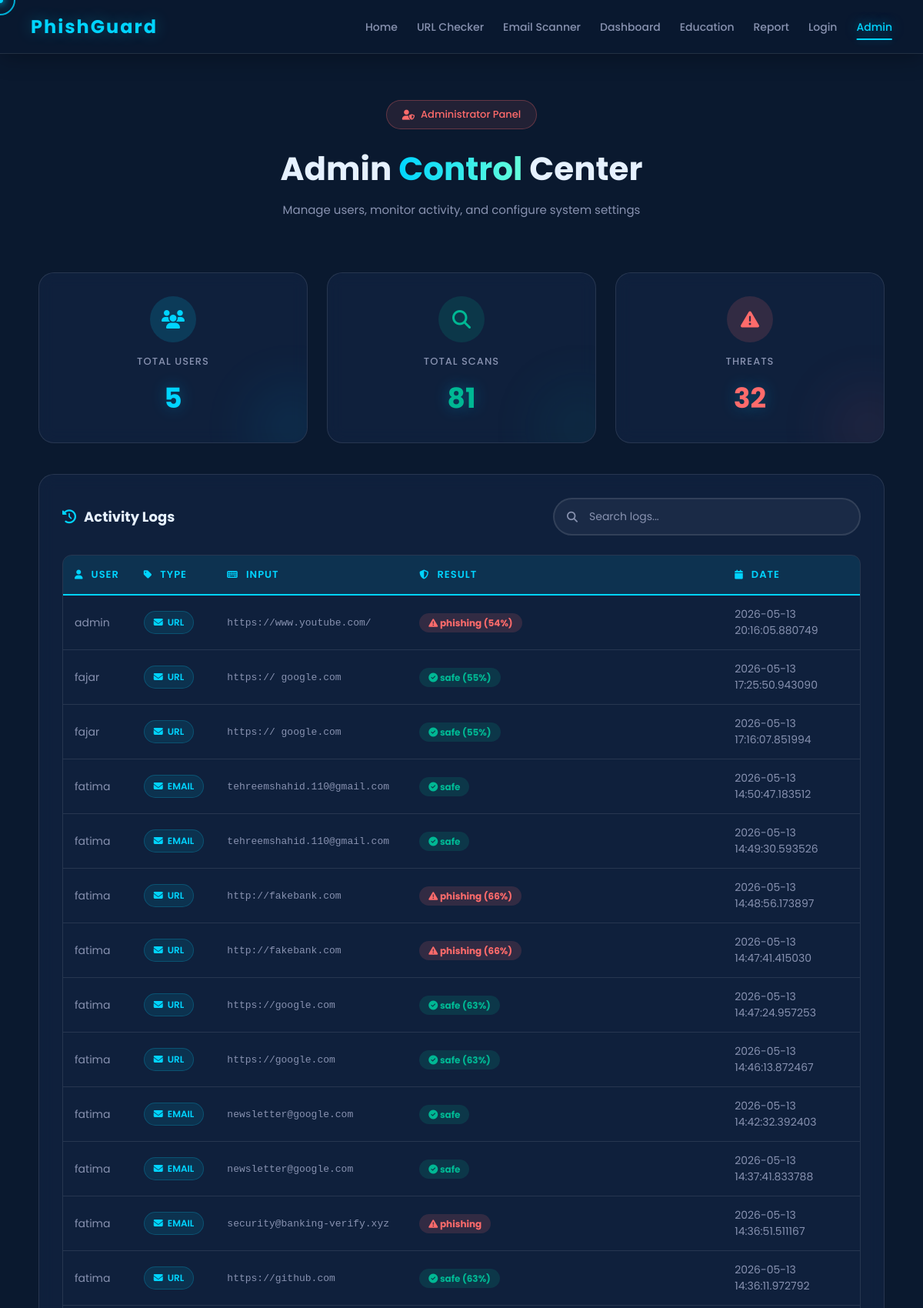
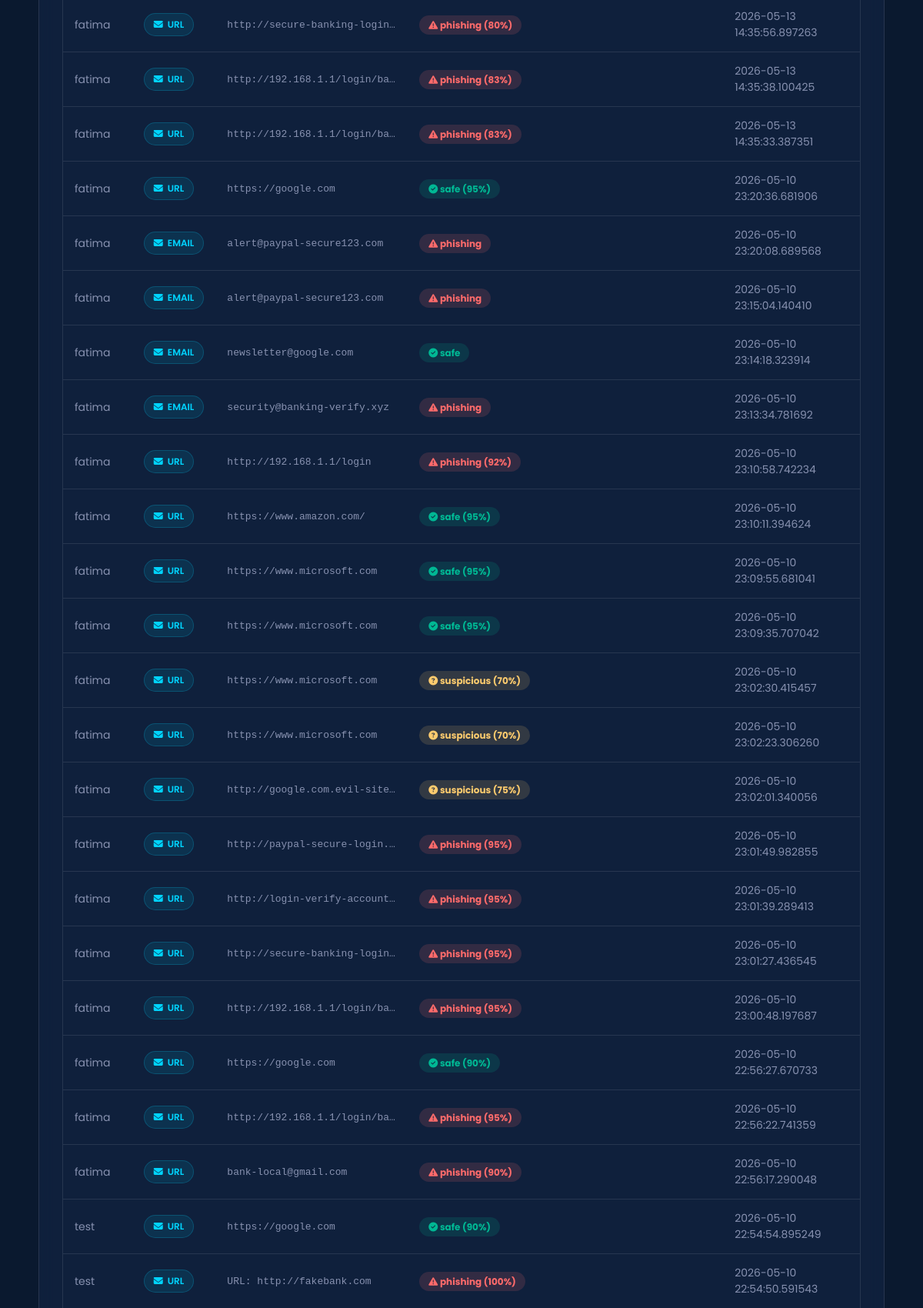
The page /admin (signed in, upper part) on the database its author committed (2 pictures, top to bottom).
### tables this page shows
CREATE TABLE logs (
    id INTEGER PRIMARY KEY AUTOINCREMENT,
    user TEXT,
    type TEXT,
    input TEXT,
    result TEXT,
    date TEXT
);

### app.py (the view)
@app.route('/admin')
def admin():
    if session.get('role') != 'admin':
        return redirect('/login')
    conn = sqlite3.connect('phishing.db')
    cursor = conn.cursor()
    cursor.execute("SELECT COUNT(*) FROM users")
    total_users = cursor.fetchone()[0]
    cursor.execute("SELECT * FROM logs ORDER BY id DESC")
    logs = cursor.fetchall()
    cursor.execute(
        "SELECT COUNT(*) FROM logs WHERE result LIKE '%phishing%'"
    )
    threats = cursor.fetchone()[0]
    conn.close()
    return render_template(
        'admin.html',
        users=total_users,
        scans=len(logs),
        threats=threats,
        logs=logs
    )

### templates/admin.html (shortened to what this page needs)
<!DOCTYPE html>
<html lang="en">
<head>
    <link rel="stylesheet" href="{{ url_for('static', filename='css/admin.css') }}">
    <link rel="stylesheet" href="{{ url_for('static', filename='css/navbar.css') }}">
    <link rel="stylesheet" href="https://cdnjs.cloudflare.com/ajax/libs/font-awesome/6.5.0/css/all.min.css">
    <link href="https://unpkg.com/aos@2.3.1/dist/aos.css" rel="stylesheet">
</head>
<body>
    <div id="particles-js"></div>
    {% include 'navbar.html' %}
    <div class="admin-header" data-aos="fade-down">
        <div class="header-badge">
            <i class="fas fa-user-shield"></i> Administrator Panel
        </div>
        <h1>Admin <span class="gradient-text">Control</span> Center</h1>
        <p>Manage users, monitor activity, and configure system settings</p>
    </div>
    <div class="stats" data-aos="fade-up">
        <div class="card users">
            <div class="card-icon">
                <i class="fas fa-users"></i>
            </div>
            <h3>Total Users</h3>
            <p data-count="{{ users }}">{{ users }}</p>
            <div class="card-glow"></div>
        </div>
        <div class="card scans">
            <div class="card-icon">
                <i class="fas fa-search"></i>
            </div>
            <h3>Total Scans</h3>
            <p data-count="{{ scans }}">{{ scans }}</p>
            <div class="card-glow"></div>
        </div>
        <div class="card threats">
            <div class="card-icon">
                <i class="fas fa-exclamation-triangle"></i>
            </div>
            <h3>Threats</h3>
            <p data-count="{{ threats }}">{{ threats }}</p>
            <div class="card-glow"></div>
        </div>
    </div>
    <div class="table-section" data-aos="fade-up">
        <div class="table-card">
            <div class="table-header">
                <h3><i class="fas fa-history"></i> Activity Logs</h3>
                <div class="search">
                    <i class="fas fa-search search-icon"></i>
                    <input type="text" onkeyup="searchTable()" id="search" placeholder="Search logs...">
                </div>
            </div>
            <div class="table-wrapper">
                <table id="logTable">
                    <thead>
                        <tr>
                            <th><i class="fas fa-user"></i> User</th>
                            <th><i class="fas fa-tag"></i> Type</th>
                            <th><i class="fas fa-keyboard"></i> Input</th>
                            <th><i class="fas fa-shield-alt"></i> Result</th>
                            <th><i class="fas fa-calendar"></i> Date</th>
                        </tr>
                    </thead>
                    <tbody>
                        {% for log in logs %}
                        <tr>
                            <td>{{ log[1] }}</td>
                            <td>
                                <span class="type-badge">
                                    {% if log[2] == 'url' %}
                                        <i class="fas fa-link"></i>
                                    {% else %}
                                        <i class="fas fa-envelope"></i>
                                    {% endif %}
                                    {{ log[2] }}
                                </span>
                            </td>
                            <td class="input-cell">{{ log[3] }}</td>
                            <td>{{ log[4] }}</td>
                            <td>{{ log[5] }}</td>
                        </tr>
                        {% endfor %}
                    </tbody>
                </table>
            </div>
        </div>
    </div>
</body>
</html>

### templates/navbar.html
<link rel="stylesheet" href="{{ url_for('static', filename='css/navbar.css') }}">
<nav class="navbar">
    <h2 class="logo">PhishGuard</h2>
    <ul class="nav-links">
        <li><a href="/">Home</a></li>
        <li><a href="/url_checker">URL Checker</a></li>
        <li><a href="/email-scanner">Email Scanner</a></li>
        <li><a href="/dashboard">Dashboard</a></li>
        <li><a href="/education">Education</a></li>
        <li><a href="/report">Report</a></li>
        <li><a href="/login">Login</a></li>
        <li><a href="/admin">Admin</a></li>
    </ul>
</nav>
<div class="nav-spacer"></div>

### static/css/navbar.css (style rules this page uses)
.navbar { display: flex; justify-content: space-between; align-items: center; padding: 0 40px; background: rgba(10, 25, 47, 0.98); backdrop-filter: blur(20px); border-bottom: 1px solid rgba(255, 255, 255, 0.1); position: fixed; top: 0; left: 0; width: 100vw; height: 70px; z-index: 99999; box-shadow: 0 4px 30px rgba(0, 0, 0, 0.3); box-sizing: border-box; overflow: hidden; }
.navbar .logo { font-family: 'Poppins', sans-serif; font-size: 24px; font-weight: 700; color: #00d4ff; letter-spacing: 2px; text-shadow: 0 0 20px rgba(0, 212, 255, 0.3); margin: 0; padding: 0; white-space: nowrap; flex-shrink: 0; text-align: left; background: none; -webkit-text-fill-color: #00d4ff; }
.navbar .nav-links { list-style: none !important; display: flex !important; align-items: center; gap: 25px; margin: 0 !important; padding: 0 !important; max-width: none !important; background: none !important; flex-shrink: 0; white-space: nowrap; }
.navbar .nav-links li { padding: 0 !important; margin: 0 !important; background: none !important; border: none !important; border-left: none !important; border-radius: 0 !important; list-style: none !important; }
.navbar .nav-links li a { font-family: 'Poppins', sans-serif; color: #8892b0; text-decoration: none; font-weight: 500; font-size: 14px; transition: all 0.3s ease; position: relative; padding: 5px 0; white-space: nowrap; }
.navbar .nav-links li a::after { content: ''; position: absolute; width: 0; height: 2px; bottom: -2px; left: 50%; transform: translateX(-50%); background: #00d4ff; transition: width 0.3s ease; box-shadow: 0 0 10px rgba(0, 212, 255, 0.3); }
.navbar .nav-links li a.active { color: #00d4ff; text-shadow: 0 0 15px rgba(0, 212, 255, 0.5); }
.navbar .nav-links li a.active::after { width: 100%; }
.nav-spacer { height: 70px; width: 100%; flex-shrink: 0; }
html { overflow-y: scroll; overflow-x: hidden; }
* { box-sizing: border-box; }

### rows shown on the page
logs: user "admin", type "URL", input "https://www.youtube.com/", date "2026-05-13 20:16:05.880749"
logs: user "fajar", type "URL", input "https:// google.com", date "2026-05-13 17:25:50.943090"
logs: user "fajar", type "URL", input "https:// google.com", date "2026-05-13 17:16:07.851994"
logs: user "fatima", type "EMAIL", input "tehreemshahid.110@gmail.com", date "2026-05-13 14:50:47.183512"
logs: user "fatima", type "EMAIL", input "tehreemshahid.110@gmail.com", date "2026-05-13 14:49:30.593526"
logs: user "fatima", type "URL", input "http://fakebank.com", date "2026-05-13 14:48:56.173897"
logs: user "fatima", type "URL", input "http://fakebank.com", date "2026-05-13 14:47:41.415030"
logs: user "fatima", type "URL", input "https://google.com", date "2026-05-13 14:47:24.957253"
logs: user "fatima", type "URL", input "https://google.com", date "2026-05-13 14:46:13.872467"
logs: user "fatima", type "EMAIL", input "newsletter@google.com", date "2026-05-13 14:42:32.392403"
logs: user "fatima", type "EMAIL", input "newsletter@google.com", date "2026-05-13 14:37:41.833788"
logs: user "fatima", type "EMAIL", input "security@banking-verify.xyz", date "2026-05-13 14:36:51.511167"
logs: user "fatima", type "URL", input "https://github.com", date "2026-05-13 14:36:11.972792"
logs: user "fatima", type "URL", input "http://secure-banking-login…", date "2026-05-13 14:35:56.897263"
logs: user "fatima", type "URL", input "http://192.168.1.1/login/ba…", date "2026-05-13 14:35:38.100425"
logs: user "fatima", type "URL", input "http://192.168.1.1/login/ba…", date "2026-05-13 14:35:33.387351"
logs: user "fatima", type "URL", input "https://google.com", date "2026-05-10 23:20:36.681906"
logs: user "fatima", type "EMAIL", input "alert@paypal-secure123.com", date "2026-05-10 23:20:08.689568"
logs: user "fatima", type "EMAIL", input "alert@paypal-secure123.com", date "2026-05-10 23:15:04.140410"
logs: user "fatima", type "EMAIL", input "newsletter@google.com", date "2026-05-10 23:14:18.323914"
logs: user "fatima", type "EMAIL", input "security@banking-verify.xyz", date "2026-05-10 23:13:34.781692"
logs: user "fatima", type "URL", input "http://192.168.1.1/login", date "2026-05-10 23:10:58.742234"
logs: user "fatima", type "URL", input "https://www.amazon.com/", date "2026-05-10 23:10:11.394624"
logs: user "fatima", type "URL", input "https://www.microsoft.com", date "2026-05-10 23:09:55.681041"
logs: user "fatima", type "URL", input "https://www.microsoft.com", date "2026-05-10 23:09:35.707042"
logs: user "fatima", type "URL", input "https://www.microsoft.com", date "2026-05-10 23:02:30.415457"
logs: user "fatima", type "URL", input "https://www.microsoft.com", date "2026-05-10 23:02:23.306260"
logs: user "fatima", type "URL", input "http://google.com.evil-site…", date "2026-05-10 23:02:01.340056"
logs: user "fatima", type "URL", input "http://paypal-secure-login.…", date "2026-05-10 23:01:49.982855"
logs: user "fatima", type "URL", input "http://login-verify-account…", date "2026-05-10 23:01:39.289413"
logs: user "fatima", type "URL", input "http://secure-banking-login…", date "2026-05-10 23:01:27.436545"
logs: user "fatima", type "URL", input "http://192.168.1.1/login/ba…", date "2026-05-10 23:00:48.197687"
logs: user "fatima", type "URL", input "https://google.com", date "2026-05-10 22:56:27.670733"
logs: user "fatima", type "URL", input "http://192.168.1.1/login/ba…", date "2026-05-10 22:56:22.741359"
logs: user "fatima", type "URL", input "bank-local@gmail.com", date "2026-05-10 22:56:17.290048"
logs: user "test", type "URL", input "https://google.com", date "2026-05-10 22:54:54.895249"
logs: user "test", type "URL", input "URL: http://fakebank.com", date "2026-05-10 22:54:50.591543"

### other values the page prints
{{ users }} "5"
{{ scans }} "81"
{{ threats }} "32"
